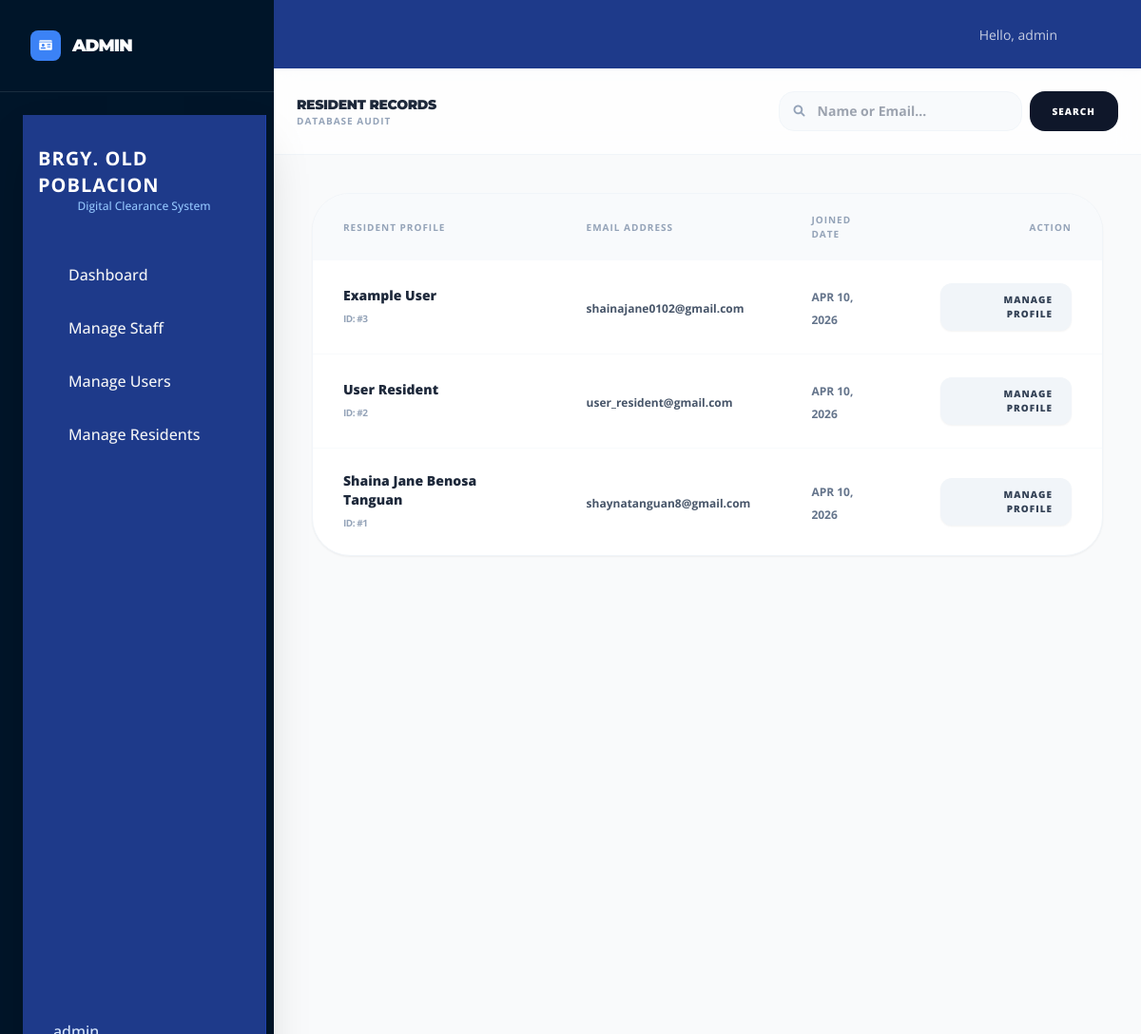
/admin/manage_residents.php (signed in), run on the app's committed database.
### tables this page shows
CREATE TABLE `residents` (
  `id` int(11) NOT NULL,
  `full_name` varchar(100) NOT NULL,
  `email` varchar(100) NOT NULL,
  `password` varchar(255) NOT NULL,
  `contact_no` varchar(20) DEFAULT NULL,
  `address` text DEFAULT NULL,
  `created_at` timestamp NOT NULL DEFAULT current_timestamp()
);

### admin/manage_residents.php (the view, shortened to what this page needs)
<?php
require_once('../includes/config.php');
include('../includes/header.php');
$search = isset($_GET['search']) ? $_GET['search'] : '';
$query = "SELECT * FROM residents WHERE full_name LIKE ? OR email LIKE ? ORDER BY created_at DESC";
$stmt = $conn->prepare($query);
$searchTerm = "%$search%";
$stmt->bind_param("ss", $searchTerm, $searchTerm);
$stmt->execute();
$res = $stmt->get_result();
?>
<!DOCTYPE html>
<html lang="en">
<head>
    <script src="https://cdn.tailwindcss.com"></script>
    <link href="https://cdnjs.cloudflare.com/ajax/libs/font-awesome/6.0.0/css/all.min.css" rel="stylesheet">
</head>
<body class="bg-[#F8FAFC] antialiased text-slate-900">
    <aside class="hidden lg:flex flex-col w-72 bg-[#001529] h-screen fixed left-0 top-0 text-white z-50">
        <div class="p-8 border-b border-white/10 flex items-center gap-3">
             <div class="w-8 h-8 bg-blue-500 rounded-lg flex items-center justify-center">
                <i class="fas fa-id-card text-white text-xs"></i>
             </div>
             <h1 class="heading text-lg font-black tracking-tighter uppercase">ADMIN</h1>
        </div>
        <nav class="flex-1 p-6 space-y-2">
            <?php include('../includes/sidebar.php'); ?>
        </nav>
    </aside>
    <main class="lg:ml-72 min-h-screen flex flex-col pb-24 lg:pb-0">
        <header class="bg-white/80 backdrop-blur-md sticky top-0 z-40 border-b border-slate-100 p-4 md:p-6 flex flex-col md:flex-row justify-between items-start md:items-center gap-4">
            <div>
                <h2 class="heading text-sm font-black text-slate-800 uppercase tracking-tight">Resident Records</h2>
                <p class="text-[10px] text-slate-400 font-bold uppercase tracking-widest">Database Audit</p>
            </div>
            <form method="GET" class="flex w-full md:w-auto gap-2">
                <div class="relative flex-1 md:w-64">
                    <i class="fas fa-search absolute left-4 top-1/2 -translate-y-1/2 text-slate-400 text-xs"></i>
                    <input type="text" name="search" value="<?php echo htmlspecialchars($search); ?>"
                           placeholder="Name or Email..."
                           class="w-full pl-10 pr-4 py-3 md:py-2.5 bg-slate-50 border border-slate-100 rounded-2xl text-sm font-bold outline-none focus:ring-4 focus:ring-blue-500/5 transition-all">
                </div>
                <button type="submit" class="bg-slate-900 text-white px-6 rounded-2xl text-[10px] font-black uppercase tracking-widest active:scale-95 transition-all">
                    Search
                </button>
            </form>
        </header>
        <div class="p-5 md:p-10 max-w-7xl mx-auto w-full">
            <div class="hidden md:block bg-white rounded-[2.5rem] border border-slate-100 shadow-sm overflow-hidden">
                <table class="w-full text-left">
                    <thead class="bg-slate-50 text-[10px] font-black uppercase text-slate-400 tracking-widest">
                        <tr>
                            <th class="px-8 py-5">Resident Profile</th>
                            <th class="px-8 py-5">Email Address</th>
                            <th class="px-8 py-5">Joined Date</th>
                            <th class="px-8 py-5 text-right">Action</th>
                        </tr>
                    </thead>
                    <tbody class="divide-y divide-slate-50">
                        <?php while($row = $res->fetch_assoc()): ?>
                        <tr class="hover:bg-slate-50/50 transition-colors">
                            <td class="px-8 py-6">
                                <span class="block text-sm font-black text-slate-800"><?php echo htmlspecialchars($row['full_name']); ?></span>
                                <span class="text-[10px] text-slate-400 font-bold uppercase tracking-tighter">ID: #<?php echo $row['id']; ?></span>
                            </td>
                            <td class="px-8 py-6">
                                <span class="text-xs font-bold text-slate-600"><?php echo htmlspecialchars($row['email']); ?></span>
                            </td>
                            <td class="px-8 py-6">
                                <span class="text-xs font-bold text-slate-500 uppercase"><?php echo date('M d, Y', strtotime($row['created_at'])); ?></span>
                            </td>
                            <td class="px-8 py-6 text-right">
                                <a href="edit_resident.php?id=<?php echo $row['id']; ?>"
                                   class="inline-block bg-slate-100 text-slate-700 px-5 py-2.5 rounded-xl text-[10px] font-black uppercase tracking-widest hover:bg-blue-600 hover:text-white transition-all shadow-sm">
                                    Manage Profile
                                </a>
                            </td>
                        </tr>
                        <?php endwhile; ?>
                    </tbody>
                </table>
            </div>
        </div>
    </main>
</body>
</html>

### admin/manage_residents.php (style rules this page uses)
body { font-family: 'Open Sans', sans-serif; -webkit-tap-highlight-color: transparent; }
.heading { font-family: 'Montserrat', sans-serif; }

### data on the page
residents: full_name "Example User", id "3", email "shainajane0102@gmail.com", created_at "APR 10, 2026"
residents: full_name "User Resident", id "2", email "user_resident@gmail.com", created_at "APR 10, 2026"
residents: full_name "Shaina Jane Benosa Tanguan", id "1", email "shaynatanguan8@gmail.com", created_at "APR 10, 2026"

### other printed values
$_SESSION['username'] "admin"
